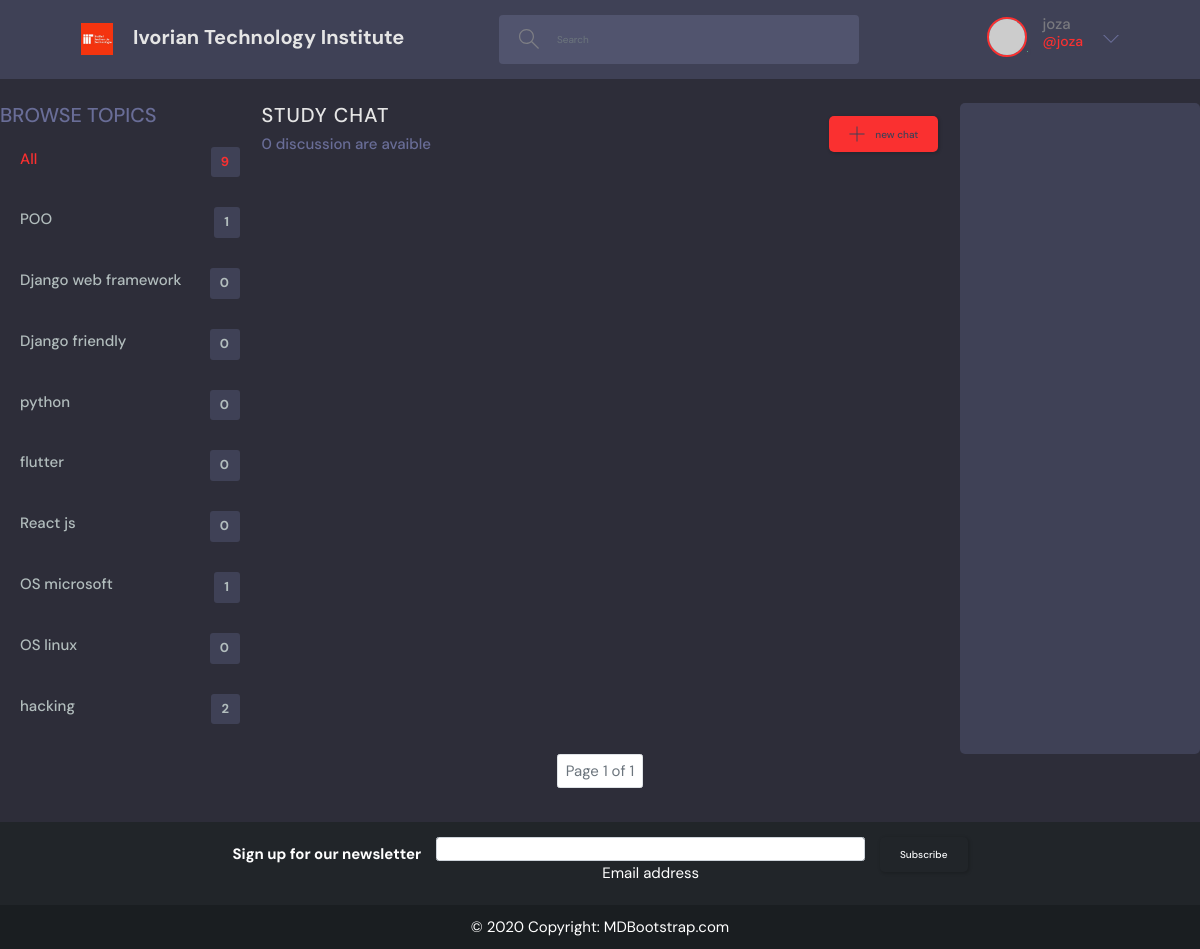
/conversation-index/ (signed in), run on the app's committed database.
### base/models.py (models this page shows, shortened)
class Topic(models.Model):
    name=models.CharField(max_length=200)
    class Meta: #la classe meta sert a definir des preference relatif a l'affichage du model au niveau de la page d'administration
        verbose_name="Topic"
        verbose_name_plural="Topics"

### base/views.py (the view)
# urls.py: path('conversation-index/', views.conversationIndex, name='conversation-index'),
@login_required
def conversationIndex(request):
    topics=Topic.objects.all()
    q=request.user.username
    conversations=Conversation.objects.filter(Q(expediteur__username__icontains=q) |
                              Q(receiver__username__icontains=q))
    paginator=Paginator(conversations, 3)
    page_number=request.GET.get('page')
    page_object=paginator.get_page(page_number)
    conversation_count=conversations.count()
    context={
        'topics':topics,
        'conversations':page_object,
        'conversation_count':conversation_count,
    }
    return render(request, 'base/conversation_index.html',context)

### base/templates/base/conversation_index.html (shortened to what this page needs)
{% extends 'base/base.html' %}
{% load static %}
{% block content %}
<main class="layout layout--3">
<div class="home-container">
  <div class="topics">
    {% include 'base/topic_component.html'%}
  </div>
    <div class="roomList" style="margin-right:3%;margin-left:3%">
      {% include 'base/conversation_component.html'%}
    </div>
    <div class="activities">
    </div>
</div>
</main>
<nav>
  <ul class="pagination justify-content-center">
    <li class="page-item"><p class="page-link text-muted">Page {{conversations.number}} of {{conversations.paginator.num_pages}}</p></li>
  </ul>
</nav>
{% endblock %}

### base/templates/base/header.html (shortened to what this page needs)
{% load static %}
  <header class="header header--loggedIn">
    <div class="container">
      <a href="/" class="header__logo">
        <img src="{% static 'base/images/logo.jpg'%}" />
        <h1>Ivorian Technology Institute</h1>
      </a>
      <form class="header__search">
        <label>
          <input class="form-control" name="q" type="text" placeholder="Search" aria-label="Search">
        </label>
      </form>
      <nav class="header__menu">
        {% if request.user.is_authenticated %}
        <div class="header__user">
          <a href="{% url 'base:user-profile' request.user.id %}">
            <div class="avatar avatar--medium active">
              <img src="https://randomuser.me/api/portraits/men/37.jpg" />
            </div>
            <p>{{request.user.username}}<span>@{{request.user.username}}</span></p>
          </a>
          <button class="dropdown-button">
            <svg version="1.1" xmlns="http://www.w3.org/2000/svg" width="32" height="32" viewBox="0 0 32 32">
              <title>chevron-down</title>
              <path d="M16 21l-13-13h-3l16 16 16-16h-3l-13 13z"></path>
            </svg>
          </button>
        </div>
      {%endif%}
      </nav>
    </div>
  </header>

### base/templates/base/topic_component.html
    <div class="topics">
      <div class="topics__header">
        <h2>Browse Topics</h2>
      </div>
      <ul class="topics__list">
        <li>
          <a href="{% url 'base:home' %}" class="active">All <span>{{topics.count}}</span></a>
        </li>
        {% for topic in topics %}
        <li>
          <a href="{% url 'base:home' %}?q={{topic.name}}">{{topic.name}}<span>{{topic.rooms.count}}</span></a>
        </li>
        {% endfor %}
      </ul>
    </div>

### base/static/base/css/style.css (style rules this page uses)
:root { --color-main: #fa3030; --color-main-light: #e1f6fb; --color-dark: #3f4156; --color-dark-medium: #51546e; --color-dark-light: #696d97; --color-light: #e5e5e5; --color-gray: #8b8b8bc2; --color-light-gray: #b2bdbd; --color-bg: #2d2d39; --color-success: #5dd693; --color-error: #fc4b0b; }
* { font-family: "DM Sans", -apple-system, BlinkMacSystemFont, "Segoe UI", Roboto, Oxygen, Ubuntu, Cantarell, "Open Sans", "Helvetica Neue", sans-serif; margin: 0; padding: 0; box-sizing: border-box; text-rendering: optimizeLegibility; font-size: inherit; }
html { font-size: 56.25%; }
@media only screen and (min-width: 1200px) { html { font-size: 62.5%; } }
body { line-height: 1.6; font-weight: 400; font-size: 1.5rem; color: var(--color-light-gray); background-color: var(--color-bg); min-height: 100vh; }
img { width: 100%; }
a { display: inline-block; color: var(--color-main); text-decoration: none; }
.container { max-width: 120rem; width: 90%; margin: auto; }
.avatar { position: relative; display: inline-block; border-radius: 50%; border: 2px solid var(--color-main); }
.avatar img { display: block; border-radius: 50%; object-fit: cover; object-position: center; }
.avatar::after { content: ""; display: block; position: absolute; background-color: var(--color-gray); z-index: 111; border-radius: 50%; border: 0.3rem solid var(--color-dark); }
.avatar.active::after { background-color: var(--color-success); }
.avatar.avatar--medium img { width: 3.6rem; height: 3.6rem; border-radius: 50%; }
.avatar.avatar--medium:after { width: 0.7rem; height: 0.7rem; bottom: 0px; right: -6px; }
.header { padding: 1.5rem; background-color: var(--color-dark); }
.header > .container { display: flex; gap: 9.5rem; }
.header__logo, .header__user { display: flex; gap: 2rem; align-items: center; }
.header__logo > img { height: 3.2rem; width: 3.2rem; }
.header__logo > h1 { font-weight: 700; font-size: 2rem; color: var(--color-light); }
.header__search > label { background-color: var(--color-dark-medium); padding: 1.3rem 1rem; display: flex; align-items: center; gap: 1rem; border-radius: 4px; }
.header__search svg { fill: var(--color-gray); width: 2rem; height: 2rem; margin-left: 1rem; }
.header__search input { width: 30rem; background: transparent; border: none; outline: none; color: var(--color-light); }
.header__menu { margin-left: auto; position: relative; }
.header__menu a { display: flex; gap: 1.5rem; align-items: center; font-weight: 500; text-decoration: none; color: var(--color-gray); }
.header__menu img { height: 3.6rem; }
.header__menu p { line-height: 1.2; }
.header__menu span { color: var(--color-main); font-weight: 500; font-size: 1.4rem; display: block; }
.header__menu svg { width: 1.6rem; height: 1.6rem; fill: var(--color-dark-light); }
.dropdown-button { background: transparent; border: 0; outline: 0; cursor: pointer; }
.topics__header { margin-bottom: 2rem; }
.topics__header h2 { text-transform: uppercase; font-weight: 500; color: var(--color-dark-light); }
.topics__list { list-style: none; }
.topics__list li a { display: flex; justify-content: space-between; margin-bottom: 3rem; font-weight: 500; color: var(--color-light-gray); transition: all 0.3s ease-in-out; }
.topics__list li a.active, .topics__list li a:hover { color: var(--color-main); }
.topics__list li a span { padding: 0.5rem 1rem; background-color: var(--color-dark); border-radius: 3px; font-size: 1.3rem; font-weight: 700; letter-spacing: 1px; }
.activities { background: var(--color-dark); border-radius: 5px; overflow: hidden; }

### base/templates/base/base.html (style rules this page uses)
a { text-decoration:none; }

### base/templates/base/conversation_index.html (style rules this page uses)
.home-container { display:grid; grid-template-columns:1fr 3fr 1fr; }

### data on the page
Topic: name "POO", rooms.count "1"
Topic: name "Django web framework", rooms.count "0"
Topic: name "Django friendly", rooms.count "0"
Topic: name "python", rooms.count "0"
Topic: name "flutter", rooms.count "0"
Topic: name "React js", rooms.count "0"
Topic: name "OS microsoft", rooms.count "1"
Topic: name "OS linux", rooms.count "0"
Topic: name "hacking", rooms.count "2"

### other printed values
{{ request.user.username }} "joza"
{{ topics.count }} "9"
{{ conversation_count }} "0"
{{ conversations.number }} "1"
{{ conversations.paginator.num_pages }} "1"
